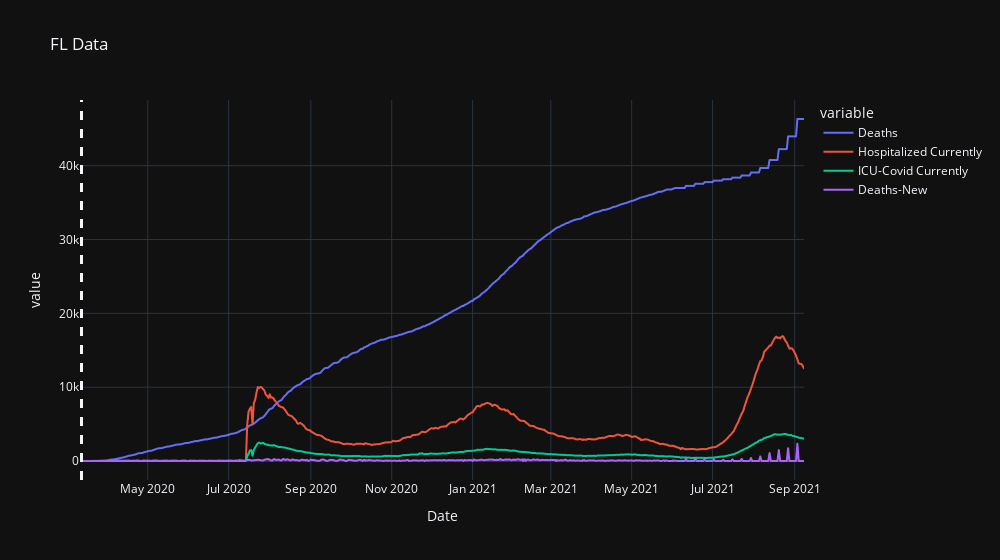

Here is the notebook cell this chart was saved with:
### Code cell
pfig = px.line(FL,y=plot_cols,width=1000,title="FL Data")
pfig.add_vline(first_ts,line_width=3,line_dash="dash",name='Start')
pfig.show()

### Figure 1 — Plotly figure (JSON) as saved in the notebook; plotly's stock layout.template omitted (floating-point values rounded to 4 significant figures; data arrays with more than 128 entries replaced by an {"elided": "..."} marker saying what was removed)
{"data": [{"hovertemplate": "variable=Deaths<br>Date=%{x}<br>value=%{y}<extra></extra>", "legendgroup": "Deaths", "line": {"color": "#636efa", "dash": "solid"}, "marker": {"symbol": "circle"}, "mode": "lines", "name": "Deaths", "showlegend": true, "type": "scattergl", "x": {"elided": "553 str values"}, "xaxis": "x", "y": {"elided": "553 int values"}, "yaxis": "y"}, {"hovertemplate": "variable=Hospitalized Currently<br>Date=%{x}<br>value=%{y}<extra></extra>", "legendgroup": "Hospitalized Currently", "line": {"color": "#EF553B", "dash": "solid"}, "marker": {"symbol": "circle"}, "mode": "lines", "name": "Hospitalized Currently", "showlegend": true, "type": "scattergl", "x": {"elided": "553 str values"}, "xaxis": "x", "y": {"elided": "553 int values"}, "yaxis": "y"}, {"hovertemplate": "variable=ICU-Covid Currently<br>Date=%{x}<br>value=%{y}<extra></extra>", "legendgroup": "ICU-Covid Currently", "line": {"color": "#00cc96", "dash": "solid"}, "marker": {"symbol": "circle"}, "mode": "lines", "name": "ICU-Covid Currently", "showlegend": true, "type": "scattergl", "x": {"elided": "553 str values"}, "xaxis": "x", "y": {"elided": "553 int values"}, "yaxis": "y"}, {"hovertemplate": "variable=Deaths-New<br>Date=%{x}<br>value=%{y}<extra></extra>", "legendgroup": "Deaths-New", "line": {"color": "#ab63fa", "dash": "solid"}, "marker": {"symbol": "circle"}, "mode": "lines", "name": "Deaths-New", "showlegend": true, "type": "scattergl", "x": {"elided": "553 str values"}, "xaxis": "x", "y": {"elided": "553 int values"}, "yaxis": "y"}], "layout": {"legend": {"title": {"text": "variable"}, "tracegroupgap": 0}, "shapes": [{"line": {"dash": "dash", "width": 3}, "name": "Start", "type": "line", "x0": "2020-03-12T00:00:00", "x1": "2020-03-12T00:00:00", "xref": "x", "y0": 0, "y1": 1, "yref": "y domain"}], "title": {"text": "FL Data"}, "width": 1000, "xaxis": {"anchor": "y", "domain": [0, 1], "title": {"text": "Date"}}, "yaxis": {"anchor": "x", "domain": [0, 1], "title": {"text": "value"}}}}
